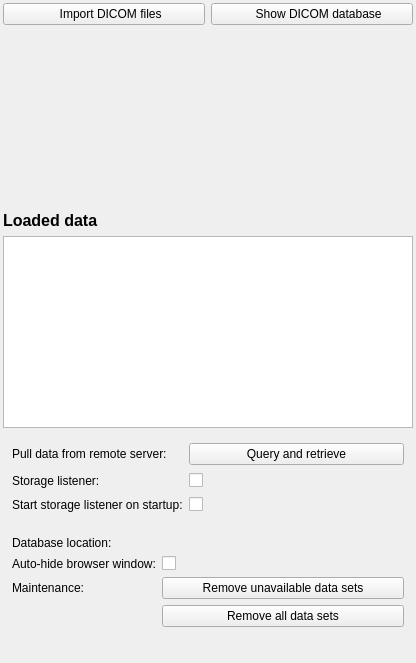
<?xml version="1.0" encoding="UTF-8"?>
<ui version="4.0">
 <class>UtilTest</class>
 <widget class="QWidget" name="UtilTest">
  <property name="geometry">
   <rect>
    <x>0</x>
    <y>0</y>
    <width>416</width>
    <height>663</height>
   </rect>
  </property>
  <layout class="QVBoxLayout" name="verticalLayout">
   <property name="leftMargin">
    <number>3</number>
   </property>
   <property name="topMargin">
    <number>3</number>
   </property>
   <property name="rightMargin">
    <number>3</number>
   </property>
   <property name="bottomMargin">
    <number>3</number>
   </property>
   <item>
    <layout class="QHBoxLayout" name="horizontalLayout">
     <item>
      <widget class="ctkMenuButton" name="importButton">
       <property name="toolTip">
        <string>Import files into DICOM database</string>
       </property>
       <property name="text">
        <string>    Import DICOM files</string>
       </property>
       <property name="icon">
        <iconset resource="../../../../../Base/QTGUI/Resources/qSlicerBaseQTGUI.qrc">
         <normaloff>:/Icons/Medium/SlicerImportDICOM.png</normaloff>:/Icons/Medium/SlicerImportDICOM.png</iconset>
       </property>
       <property name="iconSize">
        <size>
         <width>64</width>
         <height>32</height>
        </size>
       </property>
      </widget>
     </item>
     <item>
      <widget class="QPushButton" name="showBrowserButton">
       <property name="toolTip">
        <string>Show DICOM database browser window</string>
       </property>
       <property name="text">
        <string>    Show DICOM database</string>
       </property>
       <property name="icon">
        <iconset resource="../../../../../Base/QTGUI/Resources/qSlicerBaseQTGUI.qrc">
         <normaloff>:/Icons/Medium/SlicerDatabase.png</normaloff>:/Icons/Medium/SlicerDatabase.png</iconset>
       </property>
       <property name="iconSize">
        <size>
         <width>32</width>
         <height>32</height>
        </size>
       </property>
       <property name="checkable">
        <bool>true</bool>
       </property>
      </widget>
     </item>
    </layout>
   </item>
   <item>
    <spacer name="verticalSpacer">
     <property name="orientation">
      <enum>Qt::Vertical</enum>
     </property>
     <property name="sizeType">
      <enum>QSizePolicy::Expanding</enum>
     </property>
     <property name="sizeHint" stdset="0">
      <size>
       <width>20</width>
       <height>6</height>
      </size>
     </property>
    </spacer>
   </item>
   <item>
    <widget class="QLabel" name="loadedDataLabel">
     <property name="font">
      <font>
       <pointsize>12</pointsize>
       <bold>true</bold>
      </font>
     </property>
     <property name="text">
      <string>Loaded data</string>
     </property>
    </widget>
   </item>
   <item>
    <widget class="qMRMLSubjectHierarchyTreeView" name="subjectHierarchyTree">
     <property name="multiSelection" stdset="0">
      <bool>true</bool>
     </property>
    </widget>
   </item>
   <item>
    <widget class="ctkCollapsibleButton" name="networkingFrame" native="true">
     <property name="text" stdset="0">
      <string>DICOM networking</string>
     </property>
     <layout class="QFormLayout" name="formLayout">
      <item row="0" column="0">
       <widget class="QLabel" name="queryServerLabel">
        <property name="text">
         <string>Pull data from remote server:</string>
        </property>
       </widget>
      </item>
      <item row="0" column="1">
       <widget class="QPushButton" name="queryServerButton">
        <property name="toolTip">
         <string>Query and retrieve DICOM data sets from remote server</string>
        </property>
        <property name="text">
         <string>Query and retrieve</string>
        </property>
       </widget>
      </item>
      <item row="1" column="0">
       <widget class="QLabel" name="storageListenerLabel">
        <property name="text">
         <string>Storage listener:</string>
        </property>
       </widget>
      </item>
      <item row="1" column="1">
       <layout class="QHBoxLayout" name="horizontalLayout_2">
        <item>
         <widget class="QCheckBox" name="toggleListener">
          <property name="toolTip">
           <string>Enable DICOM listening server to receive images (C-Store SCP)</string>
          </property>
          <property name="text">
           <string/>
          </property>
         </widget>
        </item>
        <item>
         <spacer name="horizontalSpacer">
          <property name="orientation">
           <enum>Qt::Horizontal</enum>
          </property>
          <property name="sizeType">
           <enum>QSizePolicy::Preferred</enum>
          </property>
          <property name="sizeHint" stdset="0">
           <size>
            <width>10</width>
            <height>20</height>
           </size>
          </property>
         </spacer>
        </item>
        <item>
         <widget class="QLabel" name="listenerStateLabel">
          <property name="sizePolicy">
           <sizepolicy hsizetype="Expanding" vsizetype="Preferred">
            <horstretch>0</horstretch>
            <verstretch>0</verstretch>
           </sizepolicy>
          </property>
          <property name="text">
           <string/>
          </property>
         </widget>
        </item>
       </layout>
      </item>
      <item row="2" column="0">
       <widget class="QLabel" name="runListenerAtStartLabel">
        <property name="text">
         <string>Start storage listener on startup:</string>
        </property>
       </widget>
      </item>
      <item row="2" column="1">
       <widget class="QCheckBox" name="runListenerAtStart">
        <property name="toolTip">
         <string>Automatically start listener on application startup</string>
        </property>
        <property name="text">
         <string/>
        </property>
       </widget>
      </item>
     </layout>
    </widget>
   </item>
   <item>
    <widget class="ctkCollapsibleButton" name="browserSettingsFrame" native="true">
     <property name="text" stdset="0">
      <string>DICOM database settings</string>
     </property>
     <layout class="QFormLayout" name="formLayout_2">
      <item row="0" column="0">
       <widget class="QLabel" name="databaseDirectoryLabel">
        <property name="text">
         <string>Database location:</string>
        </property>
       </widget>
      </item>
      <item row="0" column="1">
       <widget class="ctkDirectoryButton" name="directoryButton" native="true">
        <property name="sizePolicy">
         <sizepolicy hsizetype="Ignored" vsizetype="Fixed">
          <horstretch>0</horstretch>
          <verstretch>0</verstretch>
         </sizepolicy>
        </property>
       </widget>
      </item>
      <item row="1" column="0">
       <widget class="QLabel" name="browserAutoHideLabel">
        <property name="text">
         <string>Auto-hide browser window:</string>
        </property>
       </widget>
      </item>
      <item row="2" column="0">
       <widget class="QLabel" name="databaseMaintenanceLabel">
        <property name="text">
         <string>Maintenance:</string>
        </property>
       </widget>
      </item>
      <item row="1" column="1">
       <widget class="QCheckBox" name="browserAutoHideCheckBox">
        <property name="toolTip">
         <string>Hide DICOM database browser after data loaded</string>
        </property>
        <property name="text">
         <string/>
        </property>
       </widget>
      </item>
      <item row="2" column="1">
       <widget class="QPushButton" name="repairDatabaseButton">
        <property name="toolTip">
         <string>Remove all items from the DICOM database if referenced DICOM file is not found on disk.</string>
        </property>
        <property name="text">
         <string>Remove unavailable data sets</string>
        </property>
       </widget>
      </item>
      <item row="3" column="1">
       <widget class="QPushButton" name="clearDatabaseButton">
        <property name="toolTip">
         <string>Removes all data from the database and all files that were copied into the database during import.</string>
        </property>
        <property name="text">
         <string>Remove all data sets</string>
        </property>
       </widget>
      </item>
     </layout>
    </widget>
   </item>
   <item>
    <widget class="ctkCollapsibleButton" name="dicomPluginsFrame" native="true">
     <property name="text" stdset="0">
      <string>DICOM plugins</string>
     </property>
     <layout class="QGridLayout" name="gridLayout"/>
    </widget>
   </item>
  </layout>
 </widget>
 <customwidgets>
  <customwidget>
   <class>ctkDirectoryButton</class>
   <extends>QWidget</extends>
   <header>ctkDirectoryButton.h</header>
   <container>1</container>
   <slots>
    <signal>directoryChanged(QString)</signal>
   </slots>
  </customwidget>
  <customwidget>
   <class>qMRMLSubjectHierarchyTreeView</class>
   <extends>QTreeView</extends>
   <header>qMRMLSubjectHierarchyTreeView.h</header>
  </customwidget>
  <customwidget>
   <class>ctkCollapsibleButton</class>
   <extends>QWidget</extends>
   <header>ctkCollapsibleButton.h</header>
   <container>1</container>
  </customwidget>
  <customwidget>
   <class>ctkMenuButton</class>
   <extends>QPushButton</extends>
   <header>ctkMenuButton.h</header>
  </customwidget>
 </customwidgets>
 <resources>
  <include location="../../../../../Base/QTGUI/Resources/qSlicerBaseQTGUI.qrc"/>
 </resources>
 <connections/>
</ui>
